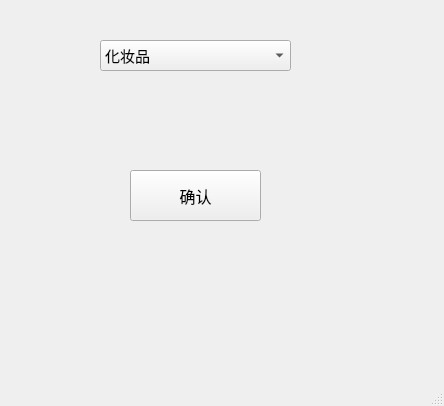
<?xml version="1.0" encoding="UTF-8"?>
<ui version="4.0">
    <class>MainWindow</class>
    <widget class="QMainWindow" name="MainWindow">
        <property name="geometry">
            <rect>
                <x>0</x>
                <y>0</y>
                <width>444</width>
                <height>406</height>
            </rect>
        </property>
        <property name="windowTitle">
            <string>MainWindow</string>
        </property>
        <widget class="QWidget" name="centralwidget">
            <widget class="QComboBox" name="comboBox">
                <property name="geometry">
                    <rect>
                        <x>100</x>
                        <y>40</y>
                        <width>191</width>
                        <height>31</height>
                    </rect>
                </property>
                <property name="font">
                    <font>
                        <family>微软雅黑</family>
                        <pointsize>11</pointsize>
                        <weight>50</weight>
                        <bold>false</bold>
                    </font>
                </property>
                <property name="iconSize">
                    <size>
                        <width>30</width>
                        <height>30</height>
                    </size>
                </property>
                <item>
                    <property name="text">
                        <string>化妆品</string>
                    </property>
                </item>
                <item>
                    <property name="text">
                        <string>日用品</string>
                    </property>
                </item>
                <item>
                    <property name="text">
                        <string>食品</string>
                    </property>
                </item>
                <item>
                    <property name="text">
                        <string>家具</string>
                    </property>
                </item>
                <item>
                    <property name="text">
                        <string>花鸟绿植</string>
                    </property>
                </item>
                <item>
                    <property name="text">
                        <string>母婴</string>
                    </property>
                </item>
                <item>
                    <property name="text">
                        <string>书籍</string>
                    </property>
                </item>
                <item>
                    <property name="text">
                        <string>衣物</string>
                    </property>
                </item>
                <item>
                    <property name="text">
                        <string>数码</string>
                    </property>
                </item>
            </widget>
            <widget class="QPushButton" name="pushButton">
                <property name="geometry">
                    <rect>
                        <x>130</x>
                        <y>170</y>
                        <width>131</width>
                        <height>51</height>
                    </rect>
                </property>
                <property name="font">
                    <font>
                        <family>微软雅黑</family>
                        <pointsize>12</pointsize>
                    </font>
                </property>
                <property name="text">
                    <string>确认</string>
                </property>
            </widget>
        </widget>
        <widget class="QMenuBar" name="menubar">
            <property name="geometry">
                <rect>
                    <x>0</x>
                    <y>0</y>
                    <width>444</width>
                    <height>26</height>
                </rect>
            </property>
        </widget>
        <widget class="QStatusBar" name="statusbar"/>
    </widget>
    <resources/>
    <connections/>
</ui>
